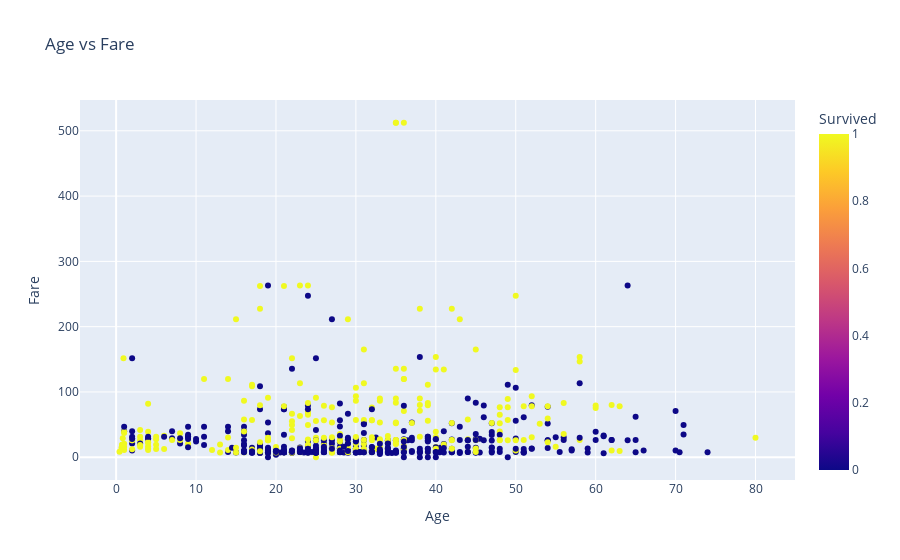

Here is the notebook cell this chart was saved with:
### Code cell
fig=px.scatter(df, x='Age', y='Fare',color='Survived', title='Age vs Fare')
fig.show()

### Figure 1 — Plotly figure (JSON) as saved in the notebook; plotly's stock layout.template omitted (floating-point values rounded to 4 significant figures; data arrays with more than 128 entries replaced by an {"elided": "..."} marker saying what was removed)
{"data": [{"hovertemplate": "Age=%{x}<br>Fare=%{y}<br>Survived=%{marker.color}<extra></extra>", "legendgroup": "", "marker": {"color": {"elided": "891 int values"}, "coloraxis": "coloraxis", "symbol": "circle"}, "mode": "markers", "name": "", "orientation": "v", "showlegend": false, "type": "scatter", "x": {"elided": "891 float values"}, "xaxis": "x", "y": {"elided": "891 float values"}, "yaxis": "y"}], "layout": {"coloraxis": {"colorbar": {"title": {"text": "Survived"}}, "colorscale": [[0, "#0d0887"], [0.1111, "#46039f"], [0.2222, "#7201a8"], [0.3333, "#9c179e"], [0.4444, "#bd3786"], [0.5556, "#d8576b"], [0.6667, "#ed7953"], [0.7778, "#fb9f3a"], [0.8889, "#fdca26"], [1, "#f0f921"]]}, "legend": {"tracegroupgap": 0}, "title": {"text": "Age vs Fare"}, "xaxis": {"anchor": "y", "domain": [0, 1], "title": {"text": "Age"}}, "yaxis": {"anchor": "x", "domain": [0, 1], "title": {"text": "Fare"}}}}
